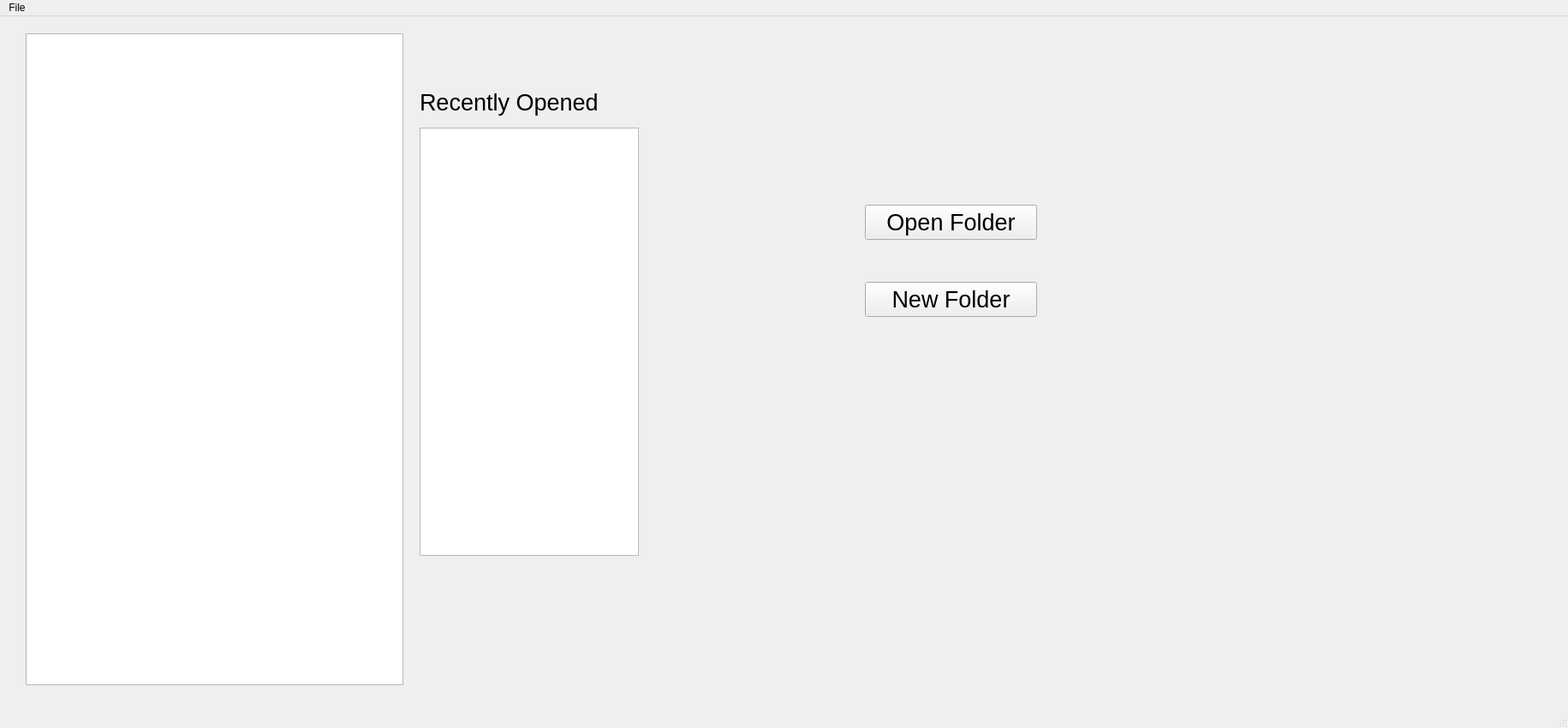
<?xml version="1.0" encoding="UTF-8"?>
<ui version="4.0">
 <class>MainWindow</class>
 <widget class="QMainWindow" name="MainWindow">
  <property name="geometry">
   <rect>
    <x>0</x>
    <y>0</y>
    <width>1831</width>
    <height>850</height>
   </rect>
  </property>
  <property name="windowTitle">
   <string>MainWindow</string>
  </property>
  <widget class="QWidget" name="centralwidget">
   <widget class="QListWidget" name="listWidget">
    <property name="geometry">
     <rect>
      <x>490</x>
      <y>130</y>
      <width>256</width>
      <height>500</height>
     </rect>
    </property>
   </widget>
   <widget class="QPushButton" name="openFolderBtn_home">
    <property name="geometry">
     <rect>
      <x>1010</x>
      <y>220</y>
      <width>201</width>
      <height>41</height>
     </rect>
    </property>
    <property name="font">
     <font>
      <pointsize>20</pointsize>
     </font>
    </property>
    <property name="autoFillBackground">
     <bool>true</bool>
    </property>
    <property name="text">
     <string>Open Folder</string>
    </property>
   </widget>
   <widget class="QPushButton" name="newFolderBtn_home">
    <property name="geometry">
     <rect>
      <x>1010</x>
      <y>310</y>
      <width>201</width>
      <height>41</height>
     </rect>
    </property>
    <property name="font">
     <font>
      <pointsize>20</pointsize>
     </font>
    </property>
    <property name="autoFillBackground">
     <bool>true</bool>
    </property>
    <property name="text">
     <string>New Folder</string>
    </property>
   </widget>
   <widget class="QLabel" name="label">
    <property name="geometry">
     <rect>
      <x>490</x>
      <y>75</y>
      <width>251</width>
      <height>41</height>
     </rect>
    </property>
    <property name="font">
     <font>
      <pointsize>20</pointsize>
     </font>
    </property>
    <property name="text">
     <string>Recently Opened</string>
    </property>
    <property name="alignment">
     <set>Qt::AlignBottom|Qt::AlignLeading|Qt::AlignLeft</set>
    </property>
   </widget>
   <widget class="QListWidget" name="folderContentsListWidget">
    <property name="geometry">
     <rect>
      <x>30</x>
      <y>20</y>
      <width>441</width>
      <height>761</height>
     </rect>
    </property>
   </widget>
  </widget>
  <widget class="QMenuBar" name="menubar">
   <property name="geometry">
    <rect>
     <x>0</x>
     <y>0</y>
     <width>1831</width>
     <height>21</height>
    </rect>
   </property>
   <widget class="QMenu" name="menuFile">
    <property name="title">
     <string>File</string>
    </property>
    <addaction name="actionNew_Project"/>
    <addaction name="actionNew_Task"/>
    <addaction name="actionNew_Deliverable"/>
    <addaction name="actionNew_Milestone"/>
    <addaction name="actionNew_Folder"/>
    <addaction name="separator"/>
    <addaction name="actionOpen_Folder"/>
    <addaction name="separator"/>
    <addaction name="actionAdd_Attachment"/>
    <addaction name="actionAdd_Note"/>
    <addaction name="separator"/>
    <addaction name="actionSave"/>
    <addaction name="actionSave_As"/>
    <addaction name="separator"/>
    <addaction name="actionExit"/>
   </widget>
   <addaction name="menuFile"/>
  </widget>
  <widget class="QStatusBar" name="statusbar"/>
  <action name="actionNew_Project">
   <property name="text">
    <string>New Project</string>
   </property>
  </action>
  <action name="actionNew_Task">
   <property name="text">
    <string>New Task</string>
   </property>
  </action>
  <action name="actionNew_Deliverable">
   <property name="text">
    <string>New Deliverable</string>
   </property>
  </action>
  <action name="actionNew_Milestone">
   <property name="text">
    <string>New Milestone</string>
   </property>
  </action>
  <action name="actionNew_Folder">
   <property name="text">
    <string>New Folder</string>
   </property>
  </action>
  <action name="actionOpen_Folder">
   <property name="text">
    <string>Open Folder</string>
   </property>
  </action>
  <action name="actionAdd_Attachment">
   <property name="text">
    <string>Add Attachment</string>
   </property>
  </action>
  <action name="actionAdd_Note">
   <property name="text">
    <string>Add Note</string>
   </property>
  </action>
  <action name="actionSave">
   <property name="text">
    <string>Save</string>
   </property>
  </action>
  <action name="actionSave_As">
   <property name="text">
    <string>Save As...</string>
   </property>
  </action>
  <action name="actionExit">
   <property name="text">
    <string>Exit</string>
   </property>
  </action>
 </widget>
 <resources/>
 <connections/>
</ui>
